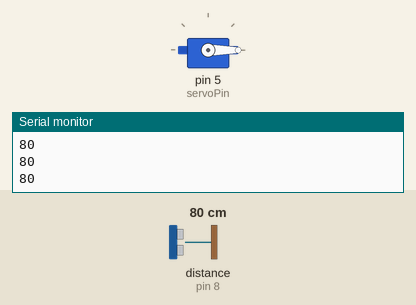
Recording of a sketch running on a simulated Arduino Uno, built with avr-gcc and run on an emulated ATmega328P. Shown: servo, the last lines printed to the serial monitor. The test bench sets the inputs (shaded band); at power-on: distance to the obstacle (sensor on pin 8) 80 cm. The echo pulse lasts 58.3 µs per cm.

Above: at 1.2 s.
1.3 s: distance to the obstacle (sensor on pin 8) set to 11 cm
2.8 s: distance to the obstacle (sensor on pin 8) set to 8 cm
At 3.3 s:
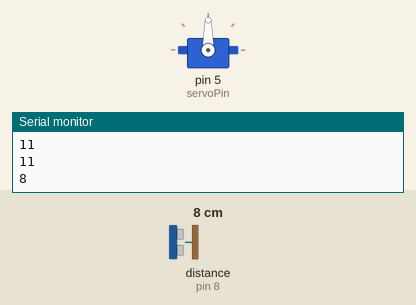
Timing chart, 0 to 5.8 s (numbered marks = the images above; inputs shaded):
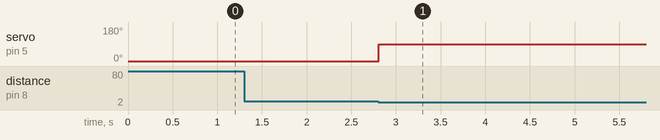

Measured:
- the behaviour switches between 10 and 9 cm on distance to the obstacle (sensor on pin 8) (found by bisection; images 0 and 1)
- after the input at 2.8 s, servo on pin 5 (servoPin): 0° → 90° at once

The sketch:

Cancela_automatica.ino
```cpp
#include <Servo.h>
#include <HCSR04.h>

// Pin definitions
const int trigPin = 9;
const int echoPin = 8;
const int servoPin = 5;

HCSR04 hc(trigPin, echoPin); //initialisation class HCSR04 (trig pin , echo pin)
Servo gateServo;

void setup() {
  gateServo.attach(servoPin);
  // Move servo to closed position
  gateServo.write(0);
  Serial.begin(9600);
}

void loop() {
  int distancia = hc.dist();
  Serial.println(distancia);
  if (distancia < 10 ) {
    gateServo.write(90);
    delay(5000);
    gateServo.write(0);
  }
}
```
